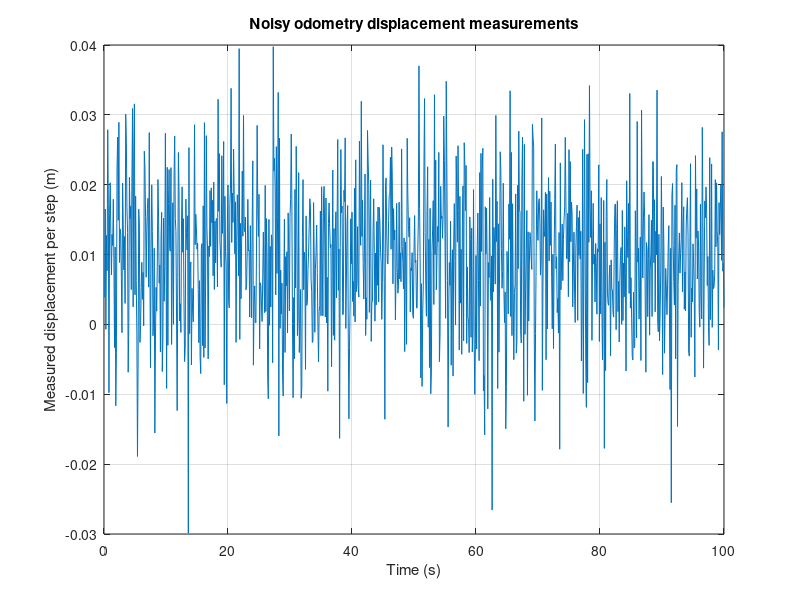

Write the MATLAB code that produced this figure.
length_hallway = 10;  % m
sensor_range = 0.5;  % m

landmarks = [2; 5; 8];  % m

num_landmarks = length(landmarks);  % 3

stdev_odometry = 0.1; % m/s
stdev_range = 0.01; % m

%%%%%%%%%%%%%%%%%%%%%%%%%%%%%%%%%%%%%%%%%%%%%%%%%%%%%%%%%%%%%%%%%%%
% Robot's "Ground Truth" Trajectory when it travels the hallway 
%%%%%%%%%%%%%%%%%%%%%%%%%%%%%%%%%%%%%%%%%%%%%%%%%%%%%%%%%%%%%%%%%%%

delta_t = 0.1; % time is discretized with a time-step of 0.1 seconds
v_robot = 0.1; % robot travels at a constant speed of 0.1 m/s

t_terminal = length_hallway/v_robot; % time that we reach the end of hall

t_vector = 0:delta_t:t_terminal; % time vector for robot's trajectory
x_vector = 0:v_robot*delta_t:length_hallway; % robot's true position in time
v_vector = ones(1,length(t_vector)).*v_robot;  % robot's true velocity in time

num_states = length(x_vector); % number of discrete-time states in trajectory

%%%%
%
%%%%

%
%       Ax = b
%
%  `A`          : measurement/design matrix
%  `x`          : unknown state vector we are solving for
%                   Contains robot position at every time-step, 3 static landmark positions; (And doesn't include robot velocities)                    
%
%                      x = [x_0, x_1, x_2, ..., x_K, l_1, l_2, l_3]^T
%
%  `b`          : measurement vector built from noisy simulated measurements

%
%       A(k^odom, :)x = x_k - x_(k-1)
%
%  `k_odom`     : the row index in the stacked measurment system corresponding to the `k`-th odometry measurement
%  `x_k`        : robot position state at time-step `k`
%  `x_(k-1)`    : robot position state at previous time-step
%  `k`          : the discrete time index

%
%       b(k^odom) = (x_k_dot + υ^odom_k) * Δt
%
%  `b_k_odom`   : the scalar entry (matrix element) of `b` for that odometry measurement
%  `z^odom_k`   : the noisy odometry velocity measurement at time-step `k`
%  `Δt`         : the discrete time-step (0.1s)
%  `x_k_dot`    : true robot velocity at time-step `k`; = 0.1 m/s
%  `υ^odom_k`   : additive Gaussian odometry noise at time-step `k`


%
% So...
%

%
%            A(k^odom, :)x = b(k^odom)
%
%                          |
%                          |
%                          \/
%
%            x_k - x_(k-1) = (x_k_dot + υ^odom_k) * Δt
%
%            x_k - x_(k-1) = ((0.1) + υ^odom_k) * (0.1)
%
%       b_vector(1) is the first MEASUREMENT row, and it encodes the special
%       initial-position constraint x_0 = 0.
%
%       State x_0 absolutely exists in the math model.
%       MATLAB just stores x_0 in column/index 1, because MATLAB is allergic to 0.
%
%            so:
%               x_1 - x_0 = ((0.1) + υ^odom_1) * (0.1); and x_0 = 0
%               x_1 - 0   = ((0.1) + υ^odom_1) * (0.1)
%               x_1       = ((0.1) + υ^odom_1) * (0.1)
%               x_2 - x_1 = ((0.1) + υ^odom_2) * (0.1)
%               x_3 - x_2 = ((0.1) + υ^odom_3) * (0.1)
%                              ...
%               x_K - x_(K-1) = ((0.1) + υ^odom_K) * (0.1)

%%%
% Construct the noisy corrupted measurement `b` vector, with the special uncorrupted initial condition.
b_vector = zeros(num_states, 1);
b_vector(1) = 0;
for k = 2:num_states
    meas_noise = stdev_odometry.*randn();
    b_vector(k) = (v_robot + meas_noise) * delta_t;
end

%
% Plot Noisy measured displacement over time.
%
plot(t_vector(2:end), b_vector(2:end))
ylabel('Measured displacement per step (m)')
xlabel('Time (s)')
title('Noisy odometry displacement measurements')
grid on

odom_measurement_mean = mean(b_vector(2:end))  % Should be ~0.01
odom_measurement_std = std(b_vector(2:end))    % Should be ~0.01 
%
%%%
